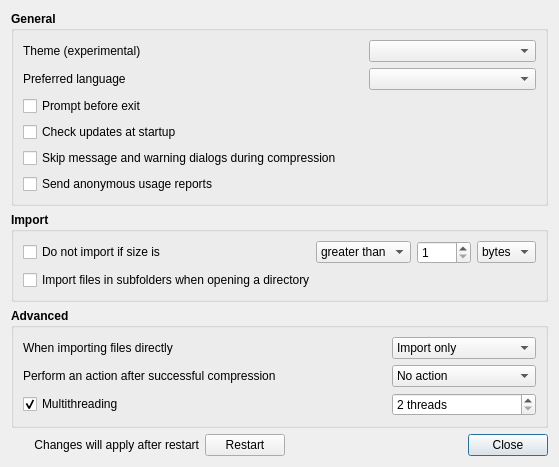
<?xml version="1.0" encoding="UTF-8"?>
<ui version="4.0">
 <class>PreferencesDialog</class>
 <widget class="QDialog" name="PreferencesDialog">
  <property name="windowModality">
   <enum>Qt::ApplicationModal</enum>
  </property>
  <property name="geometry">
   <rect>
    <x>0</x>
    <y>0</y>
    <width>537</width>
    <height>446</height>
   </rect>
  </property>
  <property name="focusPolicy">
   <enum>Qt::StrongFocus</enum>
  </property>
  <property name="windowTitle">
   <string>Preferences</string>
  </property>
  <property name="locale">
   <locale language="English" country="UnitedStates"/>
  </property>
  <property name="modal">
   <bool>true</bool>
  </property>
  <layout class="QVBoxLayout" name="verticalLayout">
   <item>
    <widget class="QGroupBox" name="general_GroupBox">
     <property name="font">
      <font>
       <bold>true</bold>
      </font>
     </property>
     <property name="title">
      <string>General</string>
     </property>
     <property name="flat">
      <bool>true</bool>
     </property>
     <layout class="QGridLayout" name="gridLayout_6">
      <item row="1" column="2">
       <widget class="QComboBox" name="language_ComboBox">
        <property name="font">
         <font>
          <bold>false</bold>
         </font>
        </property>
        <property name="focusPolicy">
         <enum>Qt::TabFocus</enum>
        </property>
       </widget>
      </item>
      <item row="0" column="0" colspan="2">
       <widget class="QLabel" name="themeComboBox_Label">
        <property name="font">
         <font>
          <bold>false</bold>
         </font>
        </property>
        <property name="text">
         <string>Theme (experimental)</string>
        </property>
       </widget>
      </item>
      <item row="3" column="0" colspan="2">
       <widget class="QCheckBox" name="checkUpdatesAtStartup_CheckBox">
        <property name="enabled">
         <bool>true</bool>
        </property>
        <property name="font">
         <font>
          <bold>false</bold>
         </font>
        </property>
        <property name="text">
         <string>Check updates at startup</string>
        </property>
       </widget>
      </item>
      <item row="1" column="0">
       <widget class="QLabel" name="languageComboBox_Label">
        <property name="font">
         <font>
          <bold>false</bold>
         </font>
        </property>
        <property name="text">
         <string>Preferred language</string>
        </property>
       </widget>
      </item>
      <item row="5" column="0" colspan="2">
       <widget class="QCheckBox" name="sendUsageReport_CheckBox">
        <property name="font">
         <font>
          <bold>false</bold>
         </font>
        </property>
        <property name="text">
         <string>Send anonymous usage reports</string>
        </property>
       </widget>
      </item>
      <item row="5" column="2">
       <widget class="QLabel" name="showUsageData_Label">
        <property name="font">
         <font>
          <bold>true</bold>
          <underline>true</underline>
         </font>
        </property>
        <property name="cursor">
         <cursorShape>PointingHandCursor</cursorShape>
        </property>
        <property name="textFormat">
         <enum>Qt::RichText</enum>
        </property>
        <property name="alignment">
         <set>Qt::AlignRight|Qt::AlignTrailing|Qt::AlignVCenter</set>
        </property>
        <property name="openExternalLinks">
         <bool>false</bool>
        </property>
       </widget>
      </item>
      <item row="2" column="0" colspan="2">
       <widget class="QCheckBox" name="promptExit_CheckBox">
        <property name="font">
         <font>
          <bold>false</bold>
         </font>
        </property>
        <property name="text">
         <string>Prompt before exit</string>
        </property>
       </widget>
      </item>
      <item row="4" column="0" colspan="2">
       <widget class="QCheckBox" name="skipCompressionDialogs_CheckBox">
        <property name="font">
         <font>
          <bold>false</bold>
         </font>
        </property>
        <property name="text">
         <string>Skip message and warning dialogs during compression</string>
        </property>
       </widget>
      </item>
      <item row="0" column="2">
       <widget class="QComboBox" name="theme_ComboBox">
        <property name="font">
         <font>
          <bold>false</bold>
         </font>
        </property>
       </widget>
      </item>
     </layout>
    </widget>
   </item>
   <item>
    <widget class="QGroupBox" name="import_GroupBox">
     <property name="font">
      <font>
       <bold>true</bold>
      </font>
     </property>
     <property name="title">
      <string>Import</string>
     </property>
     <property name="flat">
      <bool>true</bool>
     </property>
     <layout class="QGridLayout" name="gridLayout_5">
      <item row="1" column="0" colspan="6">
       <widget class="QCheckBox" name="importSubfolders_CheckBox">
        <property name="font">
         <font>
          <bold>false</bold>
         </font>
        </property>
        <property name="text">
         <string>Import files in subfolders when opening a directory</string>
        </property>
       </widget>
      </item>
      <item row="0" column="0">
       <widget class="QCheckBox" name="skipBySize_CheckBox">
        <property name="font">
         <font>
          <bold>false</bold>
         </font>
        </property>
        <property name="text">
         <string>Do not import if size is</string>
        </property>
       </widget>
      </item>
      <item row="0" column="1">
       <spacer name="horizontalSpacer_3">
        <property name="orientation">
         <enum>Qt::Horizontal</enum>
        </property>
        <property name="sizeHint" stdset="0">
         <size>
          <width>40</width>
          <height>20</height>
         </size>
        </property>
       </spacer>
      </item>
      <item row="0" column="2" colspan="4">
       <layout class="QHBoxLayout" name="horizontalLayout">
        <property name="spacing">
         <number>6</number>
        </property>
        <item>
         <widget class="QComboBox" name="skipBySizeCondition_ComboBox">
          <property name="font">
           <font>
            <bold>false</bold>
           </font>
          </property>
          <item>
           <property name="text">
            <string>greater than</string>
           </property>
          </item>
          <item>
           <property name="text">
            <string>equal to</string>
           </property>
          </item>
          <item>
           <property name="text">
            <string>less than</string>
           </property>
          </item>
         </widget>
        </item>
        <item>
         <widget class="QSpinBox" name="skipBySizeSize_SpinBox">
          <property name="font">
           <font>
            <bold>false</bold>
           </font>
          </property>
          <property name="minimum">
           <number>1</number>
          </property>
          <property name="maximum">
           <number>9999</number>
          </property>
         </widget>
        </item>
        <item>
         <widget class="QComboBox" name="skipBySizeUnit_ComboBox">
          <property name="font">
           <font>
            <bold>false</bold>
           </font>
          </property>
          <property name="frame">
           <bool>true</bool>
          </property>
          <item>
           <property name="text">
            <string>bytes</string>
           </property>
          </item>
          <item>
           <property name="text">
            <string>KB</string>
           </property>
          </item>
          <item>
           <property name="text">
            <string>MB</string>
           </property>
          </item>
         </widget>
        </item>
       </layout>
      </item>
     </layout>
    </widget>
   </item>
   <item>
    <widget class="QGroupBox" name="advanced_GroupBox">
     <property name="font">
      <font>
       <bold>true</bold>
      </font>
     </property>
     <property name="title">
      <string>Advanced</string>
     </property>
     <property name="flat">
      <bool>true</bool>
     </property>
     <layout class="QGridLayout" name="gridLayout_4">
      <item row="0" column="2">
       <spacer name="horizontalSpacer_2">
        <property name="orientation">
         <enum>Qt::Horizontal</enum>
        </property>
        <property name="sizeHint" stdset="0">
         <size>
          <width>0</width>
          <height>0</height>
         </size>
        </property>
       </spacer>
      </item>
      <item row="2" column="3">
       <widget class="QSpinBox" name="multithreadingMaxThreads_SpinBox">
        <property name="font">
         <font>
          <bold>false</bold>
         </font>
        </property>
        <property name="suffix">
         <string> threads</string>
        </property>
        <property name="minimum">
         <number>2</number>
        </property>
       </widget>
      </item>
      <item row="2" column="0">
       <widget class="QCheckBox" name="multithreading_CheckBox">
        <property name="font">
         <font>
          <bold>false</bold>
         </font>
        </property>
        <property name="text">
         <string>Multithreading</string>
        </property>
        <property name="checked">
         <bool>true</bool>
        </property>
       </widget>
      </item>
      <item row="0" column="1">
       <widget class="QLabel" name="argsBehaviourHelp_Label">
        <property name="maximumSize">
         <size>
          <width>16</width>
          <height>16</height>
         </size>
        </property>
        <property name="font">
         <font>
          <bold>false</bold>
         </font>
        </property>
        <property name="cursor">
         <cursorShape>WhatsThisCursor</cursorShape>
        </property>
        <property name="toolTip">
         <string>This option applies when using command line or by dropping files to the application icon</string>
        </property>
        <property name="pixmap">
         <pixmap resource="../resources/resources.qrc">:/icons/ui/help.svg</pixmap>
        </property>
        <property name="scaledContents">
         <bool>true</bool>
        </property>
        <property name="alignment">
         <set>Qt::AlignRight|Qt::AlignTrailing|Qt::AlignVCenter</set>
        </property>
       </widget>
      </item>
      <item row="0" column="3">
       <widget class="QComboBox" name="argsBehaviour_ComboBox">
        <property name="font">
         <font>
          <bold>false</bold>
         </font>
        </property>
        <item>
         <property name="text">
          <string>Import only</string>
         </property>
        </item>
        <item>
         <property name="text">
          <string>Import and compress</string>
         </property>
        </item>
       </widget>
      </item>
      <item row="0" column="0">
       <widget class="QLabel" name="argsBehaviour_Label">
        <property name="font">
         <font>
          <bold>false</bold>
         </font>
        </property>
        <property name="text">
         <string>When importing files directly</string>
        </property>
       </widget>
      </item>
      <item row="1" column="3">
       <widget class="QComboBox" name="postCompressionAction_ComboBox">
        <property name="font">
         <font>
          <bold>false</bold>
         </font>
        </property>
        <item>
         <property name="text">
          <string>No action</string>
         </property>
        </item>
        <item>
         <property name="text">
          <string>Close the application</string>
         </property>
        </item>
        <item>
         <property name="text">
          <string>Sleep</string>
         </property>
        </item>
        <item>
         <property name="text">
          <string>Shutdown</string>
         </property>
        </item>
        <item>
         <property name="text">
          <string>Open output folder</string>
         </property>
        </item>
       </widget>
      </item>
      <item row="1" column="0" colspan="3">
       <widget class="QLabel" name="postCompressionAction_Label">
        <property name="font">
         <font>
          <bold>false</bold>
         </font>
        </property>
        <property name="text">
         <string>Perform an action after successful compression</string>
        </property>
       </widget>
      </item>
     </layout>
    </widget>
   </item>
   <item>
    <layout class="QHBoxLayout" name="horizontalLayout_2">
     <item>
      <widget class="QLabel" name="changesAfterRestartTheme_LabelIcon">
       <property name="sizePolicy">
        <sizepolicy hsizetype="Fixed" vsizetype="Fixed">
         <horstretch>0</horstretch>
         <verstretch>0</verstretch>
        </sizepolicy>
       </property>
       <property name="minimumSize">
        <size>
         <width>16</width>
         <height>16</height>
        </size>
       </property>
       <property name="maximumSize">
        <size>
         <width>16</width>
         <height>16</height>
        </size>
       </property>
       <property name="font">
        <font>
         <bold>false</bold>
        </font>
       </property>
       <property name="text">
        <string/>
       </property>
       <property name="pixmap">
        <pixmap resource="../resources/resources.qrc">:/icons/compression_statuses/warning.svg</pixmap>
       </property>
       <property name="scaledContents">
        <bool>true</bool>
       </property>
      </widget>
     </item>
     <item>
      <widget class="QLabel" name="changesAfterRestartTheme_Label">
       <property name="sizePolicy">
        <sizepolicy hsizetype="Fixed" vsizetype="Preferred">
         <horstretch>0</horstretch>
         <verstretch>0</verstretch>
        </sizepolicy>
       </property>
       <property name="font">
        <font>
         <bold>false</bold>
        </font>
       </property>
       <property name="text">
        <string>Changes will apply after restart</string>
       </property>
       <property name="alignment">
        <set>Qt::AlignRight|Qt::AlignTrailing|Qt::AlignVCenter</set>
       </property>
       <property name="openExternalLinks">
        <bool>false</bool>
       </property>
      </widget>
     </item>
     <item>
      <widget class="QPushButton" name="restart_Button">
       <property name="text">
        <string>Restart</string>
       </property>
       <property name="autoDefault">
        <bool>false</bool>
       </property>
      </widget>
     </item>
     <item>
      <spacer name="horizontalSpacer">
       <property name="orientation">
        <enum>Qt::Horizontal</enum>
       </property>
       <property name="sizeHint" stdset="0">
        <size>
         <width>852</width>
         <height>20</height>
        </size>
       </property>
      </spacer>
     </item>
     <item>
      <widget class="QPushButton" name="close_Button">
       <property name="focusPolicy">
        <enum>Qt::StrongFocus</enum>
       </property>
       <property name="text">
        <string>Close</string>
       </property>
      </widget>
     </item>
    </layout>
   </item>
  </layout>
 </widget>
 <resources>
  <include location="../resources/resources.qrc"/>
 </resources>
 <connections>
  <connection>
   <sender>close_Button</sender>
   <signal>clicked()</signal>
   <receiver>PreferencesDialog</receiver>
   <slot>close()</slot>
   <hints>
    <hint type="sourcelabel">
     <x>526</x>
     <y>435</y>
    </hint>
    <hint type="destinationlabel">
     <x>608</x>
     <y>494</y>
    </hint>
   </hints>
  </connection>
  <connection>
   <sender>multithreading_CheckBox</sender>
   <signal>toggled(bool)</signal>
   <receiver>multithreadingMaxThreads_SpinBox</receiver>
   <slot>setEnabled(bool)</slot>
   <hints>
    <hint type="sourcelabel">
     <x>128</x>
     <y>393</y>
    </hint>
    <hint type="destinationlabel">
     <x>517</x>
     <y>394</y>
    </hint>
   </hints>
  </connection>
 </connections>
</ui>
